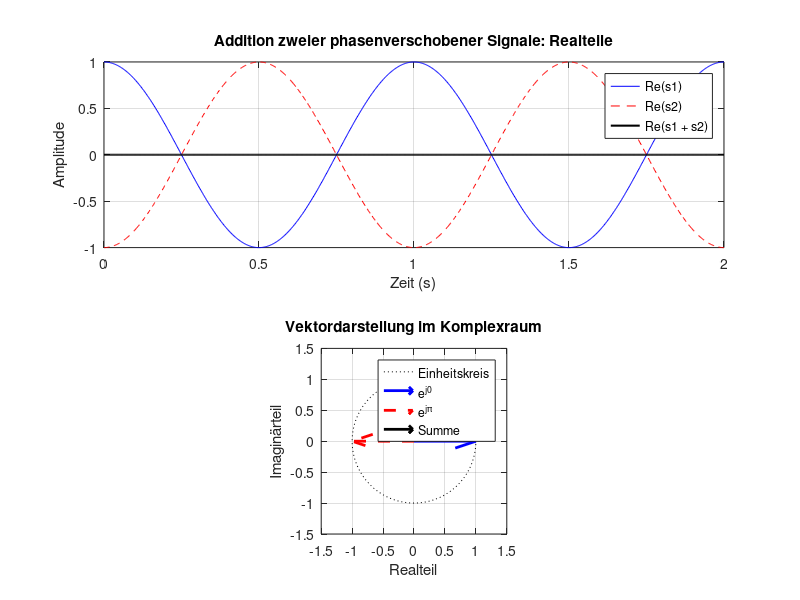

Write MATLAB code to recreate this figure.
% Parameter
f = 1;                     % Frequenz in Hz
T = 1/f;                   % Periodendauer
t = linspace(0, 2*T, 1000);
omega = 2*pi*f;            % Kreisfrequenz
A = 1;                     % Amplitude

% Komplexe Exponentialdarstellung
s1 = A * exp(1j * omega * t);          % e^(jωt)
s2 = A * exp(1j * (omega * t + pi));   % e^(j(ωt + π)) = -e^(jωt)
s_sum = s1 + s2;

% Realteil extrahieren für Sinusvergleich
s1_real = real(s1);
s2_real = real(s2);
s_sum_real = real(s_sum);

% --- Plots ---
figure;

% Zeitbereich: Realteile
subplot(2,1,1);
plot(t, s1_real, 'b', t, s2_real, 'r--', t, s_sum_real, 'k', 'LineWidth', 1.5);
legend('Re(s1)', 'Re(s2)', 'Re(s1 + s2)');
xlabel('Zeit (s)');
ylabel('Amplitude');
title('Addition zweier phasenverschobener Signale: Realteile');
grid on;

% Vektordarstellung
subplot(2,1,2);
theta = linspace(0, 2*pi, 100);
circle = exp(1j*theta);
v1 = A * exp(1j*0);      % e^j0
v2 = A * exp(1j*pi);     % e^jπ = -1

plot(real(circle), imag(circle), 'k:'); hold on;
quiver(0, 0, real(v1), imag(v1), 0, 'b', 'LineWidth', 2);
quiver(0, 0, real(v2), imag(v2), 0, 'r--', 'LineWidth', 2);
quiver(0, 0, real(v1+v2), imag(v1+v2), 0, 'k', 'LineWidth', 2);
legend('Einheitskreis', 'e^{j0}', 'e^{j\pi}', 'Summe');
axis equal;
axis([-1.5 1.5 -1.5 1.5]);
xlabel('Realteil');
ylabel('Imaginärteil');
title('Vektordarstellung im Komplexraum');
grid on;
